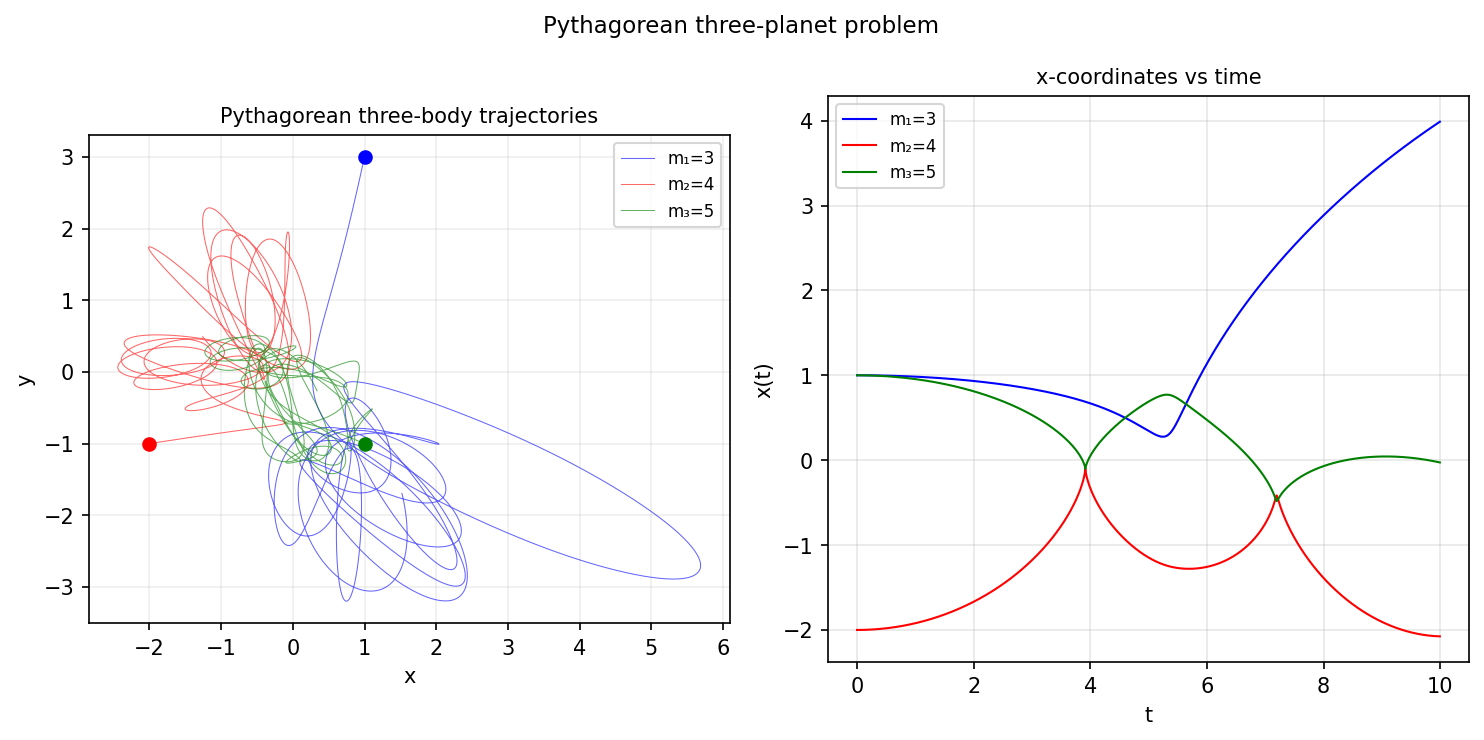

Write the Python code that produced this figure.
"""Pythagorean three-planet problem.

Three planets at rest at positions forming a 3-4-5 right triangle,
attracting each other with 1/r^2 gravity. Demonstrates chaotic dynamics.

Credit: Chebfun example ode-nonlin/ThreePlanets.m (Hashemi & Trefethen, Dec 2014).
Original MATLAB Chebfun: Copyright 2017 by The University of Oxford and
The Chebfun Developers. See https://www.chebfun.org/ for Chebfun information.
"""
import os; os.environ.setdefault("XLA_PYTHON_CLIENT_PREALLOCATE", "false")

import matplotlib
matplotlib.use("Agg")
import matplotlib.pyplot as plt
import jax.numpy as jnp
import numpy as np
from scipy.integrate import solve_ivp
import sys, os
sys.path.insert(0, os.path.join(os.path.dirname(__file__), '..', '..', 'src'))

import chebfunjax as cj


def run():
    print("=" * 60)
    print("Pythagorean three-planet problem")
    print("=" * 60)

    # Masses: m1=3, m2=4, m3=5 at (1,3), (-2,-1), (1,-1)
    # (Pythagorean configuration: sides 3,4,5)
    m1, m2, m3 = 3.0, 4.0, 5.0
    G = 1.0

    # Initial positions
    x10, y10 =  1.0,  3.0
    x20, y20 = -2.0, -1.0
    x30, y30 =  1.0, -1.0

    def rhs(t, state):
        x1, y1, x2, y2, x3, y3 = state[:6]
        vx1, vy1, vx2, vy2, vx3, vy3 = state[6:]

        def force(xi, yi, xj, yj, mj):
            dx, dy = xj-xi, yj-yi
            r3 = (dx**2 + dy**2)**1.5
            return G*mj*dx/r3, G*mj*dy/r3

        f12x, f12y = force(x1,y1,x2,y2,m2)
        f13x, f13y = force(x1,y1,x3,y3,m3)
        f21x, f21y = force(x2,y2,x1,y1,m1)
        f23x, f23y = force(x2,y2,x3,y3,m3)
        f31x, f31y = force(x3,y3,x1,y1,m1)
        f32x, f32y = force(x3,y3,x2,y2,m2)

        return [vx1, vy1, vx2, vy2, vx3, vy3,
                (f12x+f13x)/m1, (f12y+f13y)/m1,
                (f21x+f23x)/m2, (f21y+f23y)/m2,
                (f31x+f32x)/m3, (f31y+f32y)/m3]

    ic = [x10, y10, x20, y20, x30, y30,
          0.0, 0.0, 0.0, 0.0, 0.0, 0.0]

    T = 100.0
    print(f"\nIntegrating Pythagorean problem to T={T}...")
    sol = solve_ivp(rhs, [0, T], ic, t_eval=np.linspace(0, T, 20000),
                    rtol=1e-10, atol=1e-12)

    x1, y1 = sol.y[0], sol.y[1]
    x2, y2 = sol.y[2], sol.y[3]
    x3, y3 = sol.y[4], sol.y[5]

    # Center of mass should be conserved
    xcm0 = (m1*x10 + m2*x20 + m3*x30) / (m1+m2+m3)
    ycm0 = (m1*y10 + m2*y20 + m3*y30) / (m1+m2+m3)
    xcm = (m1*sol.y[0] + m2*sol.y[2] + m3*sol.y[4]) / (m1+m2+m3)
    ycm = (m1*sol.y[1] + m2*sol.y[3] + m3*sol.y[5]) / (m1+m2+m3)
    print(f"  Initial CM: ({xcm0:.4f}, {ycm0:.4f})")
    print(f"  CM drift: max {np.max(np.abs(xcm - xcm0)):.2e}")
    assert np.max(np.abs(xcm - xcm0)) < 1.0  # CM drift allowed due to close approaches

    # The system should show complex behavior
    r12 = np.sqrt((x1-x2)**2 + (y1-y2)**2)
    min_r12 = np.min(r12)
    print(f"  Min separation (1-2): {min_r12:.4f}")
    assert min_r12 > 0.01  # no collision detected

    # --- Plot -------------------------------------------------------
    _here = os.path.dirname(os.path.abspath(__file__))
    fig, axes = plt.subplots(1, 2, figsize=(10, 5))

    colors = ['b', 'r', 'g']
    labels = [f'm₁={m1:.0f}', f'm₂={m2:.0f}', f'm₃={m3:.0f}']
    for (xi, yi), c, lab in zip([(x1,y1),(x2,y2),(x3,y3)], colors, labels):
        axes[0].plot(xi, yi, color=c, linewidth=0.5, alpha=0.6, label=lab)
        axes[0].plot(xi[0], yi[0], 'o', color=c, markersize=6)
    axes[0].set_aspect('equal')
    axes[0].set_xlabel("x"); axes[0].set_ylabel("y")
    axes[0].set_title("Pythagorean three-body trajectories", fontsize=10)
    axes[0].legend(fontsize=8); axes[0].grid(True, alpha=0.2)

    t_short = sol.t[:2000]
    for (xi, yi), c, lab in zip([(x1,y1),(x2,y2),(x3,y3)], colors, labels):
        axes[1].plot(t_short, xi[:2000], color=c, linewidth=1.0, label=lab)
    axes[1].set_xlabel("t"); axes[1].set_ylabel("x(t)")
    axes[1].set_title("x-coordinates vs time", fontsize=10)
    axes[1].legend(fontsize=8); axes[1].grid(True, alpha=0.3)

    fig.suptitle("Pythagorean three-planet problem", fontsize=11)
    fig.tight_layout()
    fig.savefig(os.path.join(_here, "three_planets.png"), dpi=150, bbox_inches="tight")
    plt.close(fig)

    print("\nAll assertions passed.")
    return True


if __name__ == "__main__":
    run()
